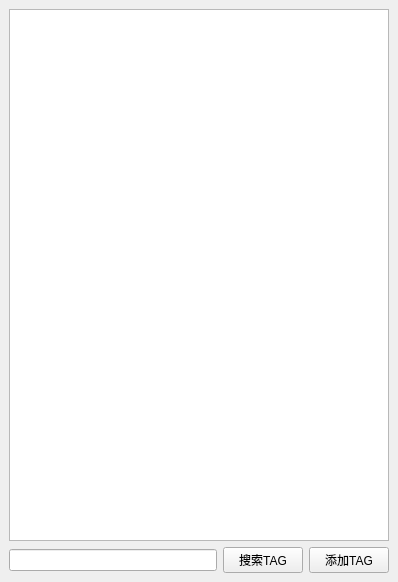
<?xml version="1.0" encoding="UTF-8"?>
<ui version="4.0">
 <class>DockWidget</class>
 <widget class="QDockWidget" name="DockWidget">
  <property name="geometry">
   <rect>
    <x>0</x>
    <y>0</y>
    <width>398</width>
    <height>582</height>
   </rect>
  </property>
  <property name="windowTitle">
   <string>DockWidget</string>
  </property>
  <widget class="QWidget" name="dockWidgetContents">
   <layout class="QVBoxLayout" name="verticalLayout_2">
    <item>
     <layout class="QVBoxLayout" name="verticalLayout">
      <property name="sizeConstraint">
       <enum>QLayout::SetMaximumSize</enum>
      </property>
      <item>
       <widget class="QListWidget" name="listWidget"/>
      </item>
      <item>
       <layout class="QHBoxLayout" name="horizontalLayout">
        <property name="sizeConstraint">
         <enum>QLayout::SetMaximumSize</enum>
        </property>
        <item>
         <widget class="QLineEdit" name="lineEdit"/>
        </item>
        <item>
         <widget class="QPushButton" name="pushButton_2">
          <property name="text">
           <string>搜索TAG</string>
          </property>
         </widget>
        </item>
        <item>
         <widget class="QPushButton" name="pushButton">
          <property name="text">
           <string>添加TAG</string>
          </property>
         </widget>
        </item>
       </layout>
      </item>
     </layout>
    </item>
   </layout>
  </widget>
 </widget>
 <resources/>
 <connections/>
</ui>
